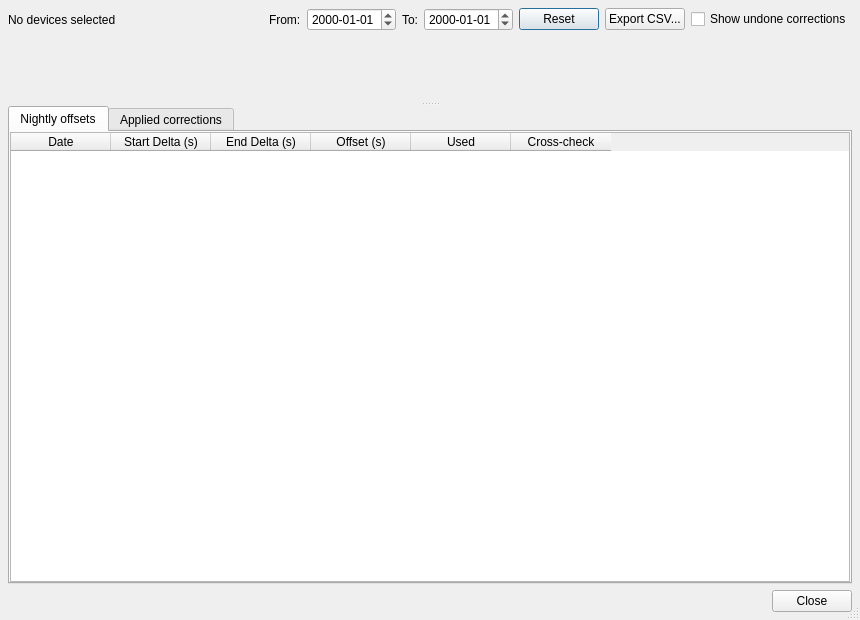
<?xml version="1.0" encoding="UTF-8"?>
<ui version="4.0">
 <class>ClockDriftHistoryDialog</class>
 <widget class="QDialog" name="ClockDriftHistoryDialog">
  <property name="geometry">
   <rect><x>0</x><y>0</y><width>860</width><height>620</height></rect>
  </property>
  <property name="windowTitle">
   <string>Clock Drift History</string>
  </property>
  <property name="sizeGripEnabled"><bool>true</bool></property>
  <layout class="QVBoxLayout" name="mainLayout">
   <property name="spacing"><number>6</number></property>
   <property name="margin"><number>8</number></property>

   <!-- Top bar -->
   <item>
    <layout class="QHBoxLayout" name="topBar">
     <item>
      <widget class="QLabel" name="deviceLabel">
       <property name="text"><string>No devices selected</string></property>
      </widget>
     </item>
     <item>
      <spacer>
       <property name="orientation"><enum>Qt::Horizontal</enum></property>
       <property name="sizeType"><enum>QSizePolicy::Expanding</enum></property>
       <property name="sizeHint" stdset="0"><size><width>20</width><height>20</height></size></property>
      </spacer>
     </item>
     <item>
      <widget class="QLabel"><property name="text"><string>From:</string></property></widget>
     </item>
     <item>
      <widget class="QDateEdit" name="fromDate">
       <property name="displayFormat"><string>yyyy-MM-dd</string></property>
       <property name="calendarPopup"><bool>false</bool></property>
      </widget>
     </item>
     <item>
      <widget class="QLabel"><property name="text"><string>To:</string></property></widget>
     </item>
     <item>
      <widget class="QDateEdit" name="toDate">
       <property name="displayFormat"><string>yyyy-MM-dd</string></property>
       <property name="calendarPopup"><bool>false</bool></property>
      </widget>
     </item>
     <item>
      <widget class="QPushButton" name="btnReset">
       <property name="text"><string>Reset</string></property>
       <property name="maximumWidth"><number>60</number></property>
      </widget>
     </item>
     <item>
      <widget class="QPushButton" name="btnExport">
       <property name="text"><string>Export CSV...</string></property>
       <property name="maximumWidth"><number>100</number></property>
      </widget>
     </item>
     <item>
      <widget class="QCheckBox" name="chkShowUndone">
       <property name="text"><string>Show undone corrections</string></property>
      </widget>
     </item>
    </layout>
   </item>

   <!-- Splitter -->
   <item>
    <widget class="QSplitter" name="splitter">
     <property name="orientation"><enum>Qt::Vertical</enum></property>
     <property name="sizePolicy">
      <sizepolicy hsizetype="Expanding" vsizetype="Expanding">
       <horstretch>0</horstretch><verstretch>1</verstretch>
      </sizepolicy>
     </property>
     <widget class="DriftPlotWidget" name="plotWidget">
      <property name="minimumHeight"><number>180</number></property>
     </widget>
     <widget class="QTabWidget" name="tabWidget">
      <property name="minimumHeight"><number>120</number></property>
      <widget class="QWidget" name="tabNightly">
       <attribute name="title"><string>Nightly offsets</string></attribute>
       <layout class="QVBoxLayout">
        <property name="margin"><number>0</number></property>
        <item>
         <widget class="QTableWidget" name="nightlyTable">
          <property name="selectionMode"><enum>QAbstractItemView::NoSelection</enum></property>
          <property name="editTriggers"><set>QAbstractItemView::NoEditTriggers</set></property>
          <property name="alternatingRowColors"><bool>true</bool></property>
          <column><property name="text"><string>Date</string></property></column>
          <column><property name="text"><string>Start Delta (s)</string></property></column>
          <column><property name="text"><string>End Delta (s)</string></property></column>
          <column><property name="text"><string>Offset (s)</string></property></column>
          <column><property name="text"><string>Used</string></property></column>
          <column><property name="text"><string>Cross-check</string></property></column>
         </widget>
        </item>
       </layout>
      </widget>
      <widget class="QWidget" name="tabCorrections">
       <attribute name="title"><string>Applied corrections</string></attribute>
       <layout class="QVBoxLayout">
        <property name="margin"><number>0</number></property>
        <item>
         <widget class="QTableWidget" name="correctionsTable">
          <property name="selectionMode"><enum>QAbstractItemView::NoSelection</enum></property>
          <property name="editTriggers"><set>QAbstractItemView::NoEditTriggers</set></property>
          <property name="alternatingRowColors"><bool>true</bool></property>
          <column><property name="text"><string>From</string></property></column>
          <column><property name="text"><string>To</string></property></column>
          <column><property name="text"><string>Type</string></property></column>
          <column><property name="text"><string>Value</string></property></column>
          <column><property name="text"><string>Applied</string></property></column>
          <column><property name="text"><string>Status</string></property></column>
         </widget>
        </item>
       </layout>
      </widget>
     </widget>
    </widget>
   </item>

   <!-- Close button row -->
   <item>
    <layout class="QHBoxLayout">
     <item>
      <spacer>
       <property name="orientation"><enum>Qt::Horizontal</enum></property>
       <property name="sizeType"><enum>QSizePolicy::Expanding</enum></property>
       <property name="sizeHint" stdset="0"><size><width>40</width><height>20</height></size></property>
      </spacer>
     </item>
     <item>
      <widget class="QPushButton" name="btnClose">
       <property name="text"><string>Close</string></property>
      </widget>
     </item>
    </layout>
   </item>

  </layout>
 </widget>
 <customwidgets>
  <customwidget>
   <class>DriftPlotWidget</class>
   <extends>QWidget</extends>
   <header>driftplotwidget.h</header>
  </customwidget>
 </customwidgets>
 <resources/>
 <connections>
  <connection>
   <sender>btnClose</sender><signal>clicked()</signal>
   <receiver>ClockDriftHistoryDialog</receiver><slot>accept()</slot>
   <hints>
    <hint type="sourcelabel"><x>800</x><y>600</y></hint>
    <hint type="destinationlabel"><x>430</x><y>310</y></hint>
   </hints>
  </connection>
 </connections>
</ui>
